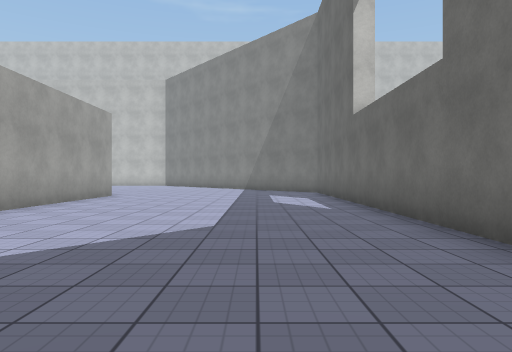
View 1 (above)

19 first-person views from a walk through a scene from a Unity 3-D project. The camera is 1.2 m above the floor, looks level and sees 70° across. The floor is counted in squares, 2 m on a side. Each view is taken from the middle of a square. On the plan, view 1 faces up. The plan holds only what a view shows up to about 10 squares ahead; the rest is blank. The place goes on beyond the plan. The player character is not drawn. Surface patterns are stand-ins for the level's own textures.

View 2
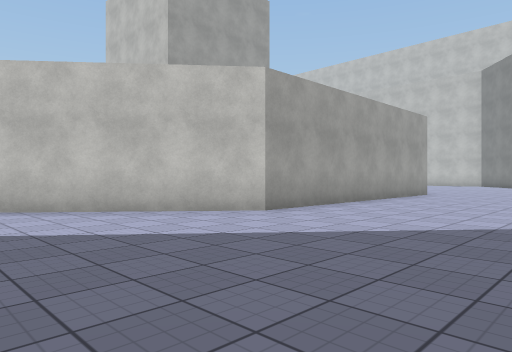

View 3
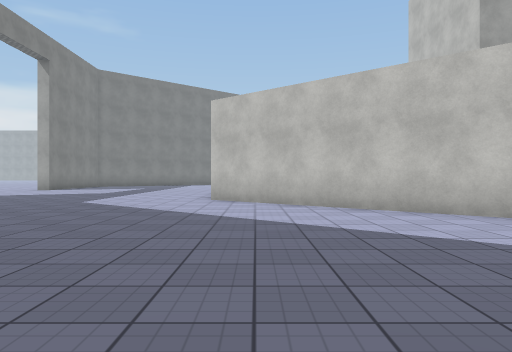

View 4
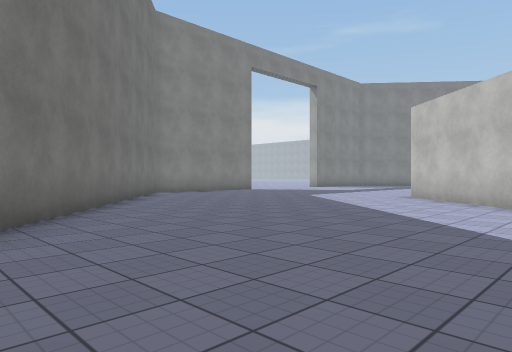

View 5
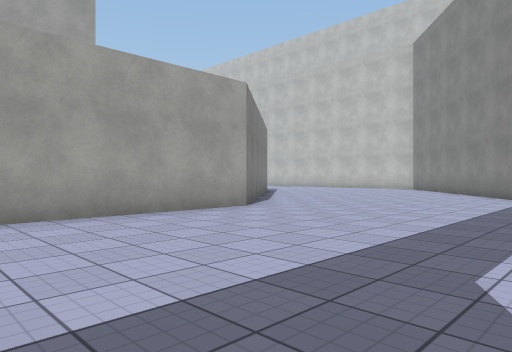

View 6
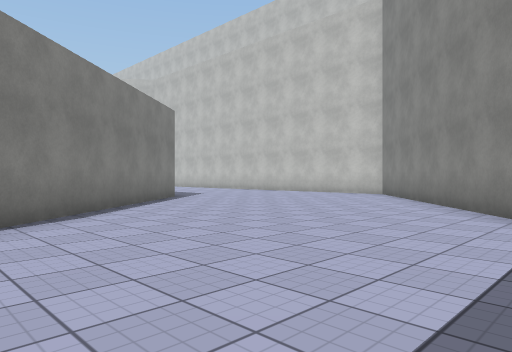

View 7
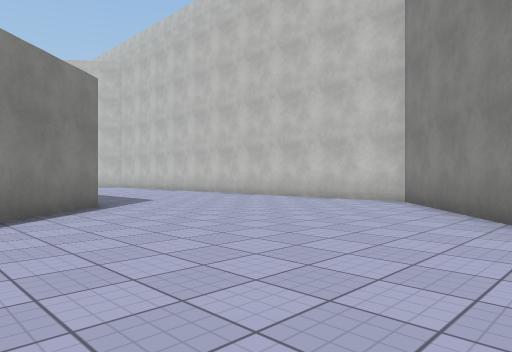

View 8
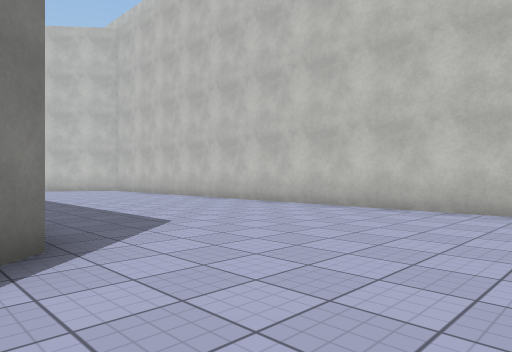

View 9
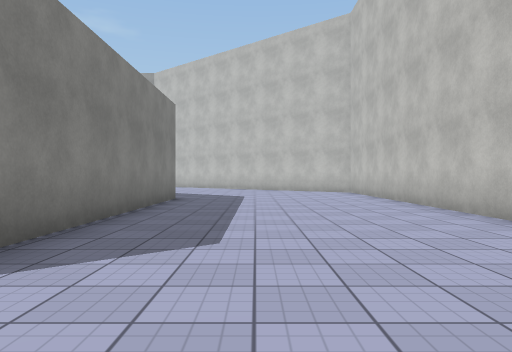

View 10
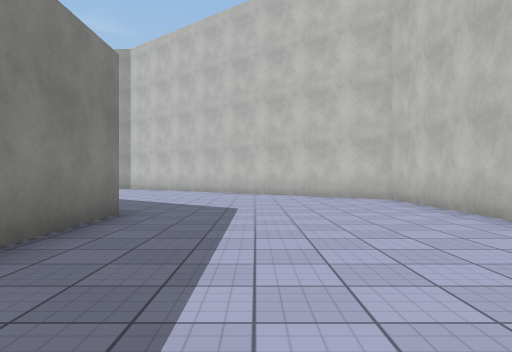

View 11
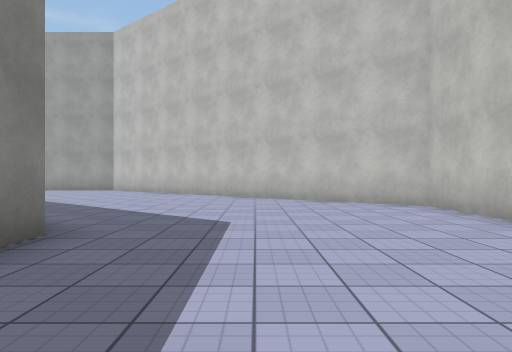

View 12
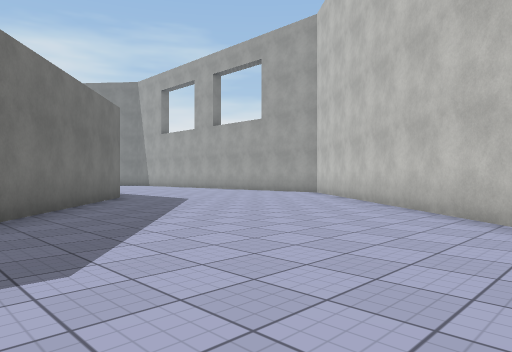

View 13
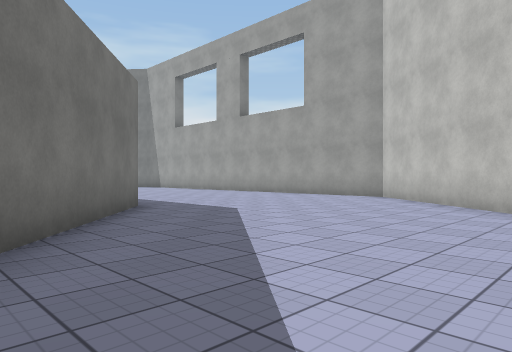

View 14
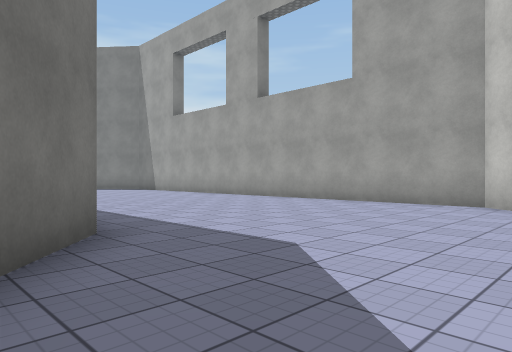

View 15
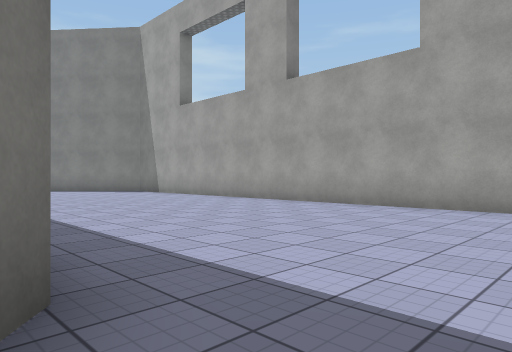

View 16
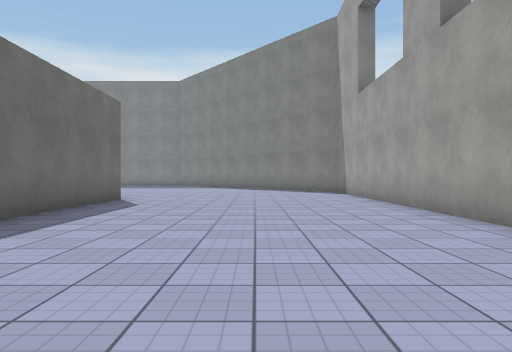

View 17
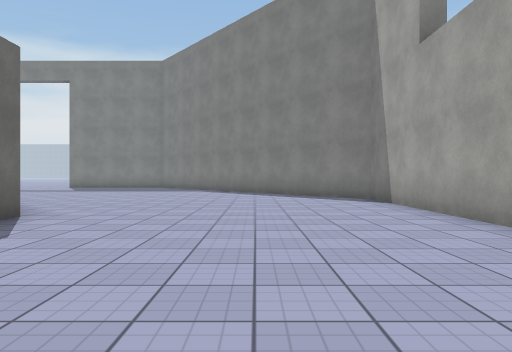

View 18
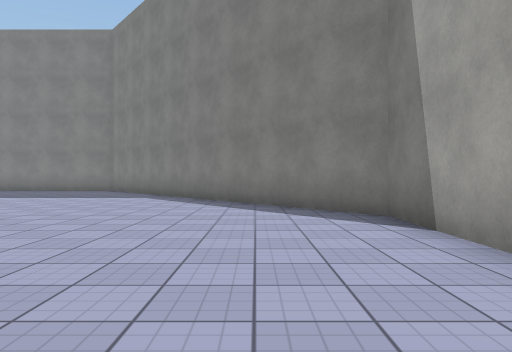

View 19
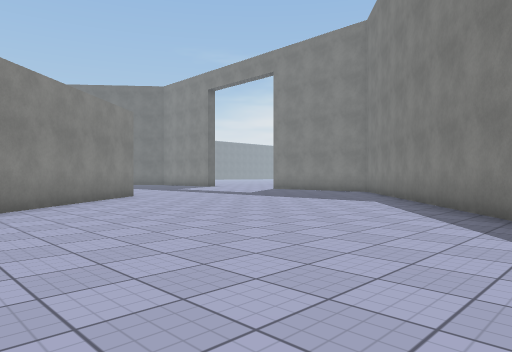

### Floor plan
Points are (right, up) in squares from view 1. A wall is a line through its corners. A room is listed if a view was taken in it or the views show most of it. See-through windows are left out.
Room 1 (views 1, 2, 3, 4, 5, 6, 7, 8, 9, 10, 11, 12, 13, 14, 15, 16, 17, 18, 19)
walls: (2.2, 3.1) (2.2, 10); (-0.9, 16.9) (-5.5, 22.4) (-20.2, 22.4) (-28, 13.2) (-28, -0.5) (-22.9, -6.5); (-9.2, 16.9) (-4.4, 11.1) (-4.4, 3.6) (-9.3, -2.2); (-3, -6.5) (0.2, -2.8); (-16.8, 16.9) (-10, 16.9); (-17.3, -1.5) (-20, 1.8); (-21.6, 11.1) (-18, 15.4); (-21.5, 3.5) (-21.5, 8.1)

Where each view was taken, in squares from view 1:
view 1: 0 up, 0 right, facing up
view 2: 1 down, 0 right, facing up-left
view 3: 1 down, 0 right, facing left
view 4: 2 up, 1 right, facing down-left
view 5: 6 up, 1 right, facing up-left
view 6: 11 up, 0 right, facing up-left
view 7: 14 up, 2 left, facing up-left
view 8: 16 up, 6 left, facing up-left
view 9: 19 up, 7 left, facing left
view 10: 19 up, 11 left, facing left
view 11: 19 up, 13 left, facing left
view 12: 21 up, 17 left, facing down-left
view 13: 18 up, 18 left, facing down-left
view 14: 15 up, 20 left, facing down-left
view 15: 13 up, 21 left, facing down-left
view 16: 13 up, 25 left, facing down
view 17: 9 up, 25 left, facing down
view 18: 5 up, 26 left, facing down
view 19: 3 up, 27 left, facing down-right
